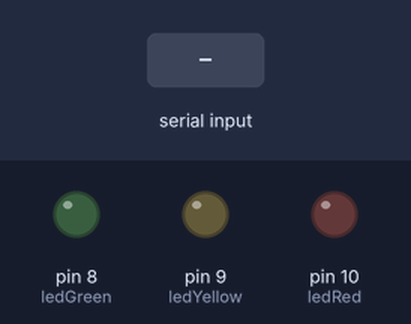
Bench run of a sketch on a simulated Arduino Uno, built with avr-gcc and run on an emulated ATmega328P. Parts: output pins drawn as LEDs (lit = HIGH). Inputs (shaded band) come from the test bench.

Above: at 1.2 s.
1.3 s: "Q" received over Serial
At 2.2 s:
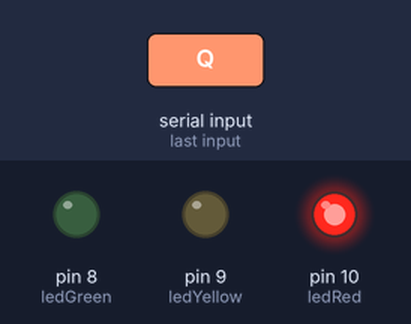
2.8 s: "A" received over Serial
At 3.3 s:
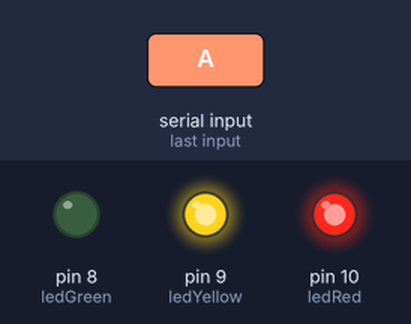
4.3 s: "W" received over Serial
At 5.5 s:
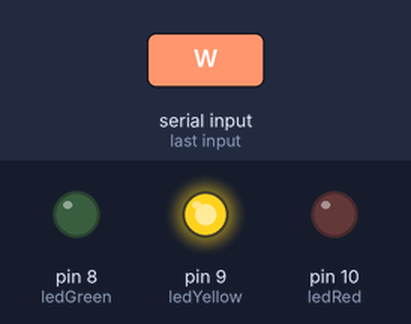
5.8 s: "Z" received over Serial
At 6.8 s:
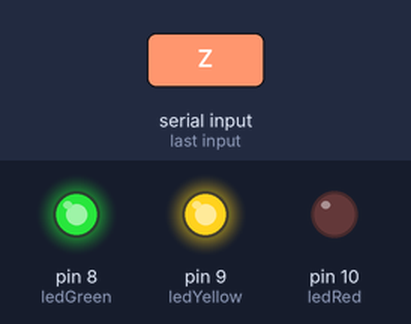
7.3 s: "q" received over Serial
At 7.9 s:
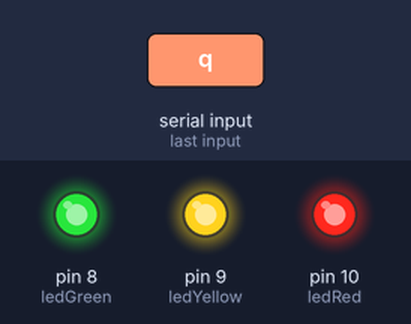
8.8 s: "S" received over Serial
At 9.1 s:
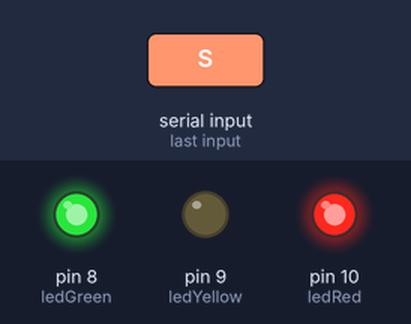
Timing chart, 0 to 11.3 s (numbered marks = the images above; inputs shaded):
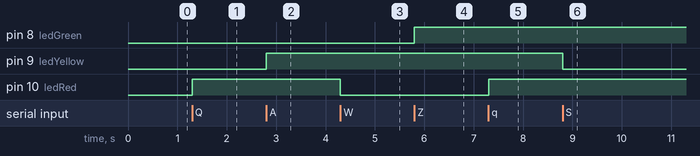

Measured:
- after the input at 1.3 s, pin 10 (ledRed): LOW → HIGH at once
- after the input at 2.8 s, pin 9 (ledYellow): LOW → HIGH at once
- after the input at 4.3 s, pin 10 (ledRed): HIGH → LOW at once
- after the input at 5.8 s, pin 8 (ledGreen): LOW → HIGH at once
- after the input at 7.3 s, pin 10 (ledRed): LOW → HIGH at once
- after the input at 8.8 s, pin 9 (ledYellow): HIGH → LOW at once

The sketch:

aula_06_06_2022_pt11.ino
```cpp
//Controle de led utilizando o teclado do computador

//declaração das portas digitais
int ledRed=10;
int ledYellow=9;
int ledGreen=8;
char read; //Váriavel para armazenar o que foi digitado no teclado
//Váriaveis do tipo char armazenam 1 bit
//char!=string


void setup()
{
  //Declarando as saidas dos pinos
  pinMode(ledRed, OUTPUT);
  pinMode(ledYellow, OUTPUT);
  pinMode(ledGreen, OUTPUT);

  //Comunicação serial
  Serial.begin(9600);
}

void loop()
{
  while(Serial.available()>0){
  read=Serial.read();

    if(read=='Q' || read =='q'){
    	digitalWrite(ledRed, HIGH);
    }else if (read=='W' || read=='w'){
    	digitalWrite(ledRed, LOW);
    }else if(read=='A' || read=='a'){
    	digitalWrite(ledYellow, HIGH);
    }else if(read=='S' || read=='s'){
    	digitalWrite(ledYellow, LOW);
    }else if(read=='Z' || read=='z'){
    	digitalWrite(ledGreen, HIGH);
    }else if(read=='X' || read=='x'){
    	digitalWrite(ledGreen, LOW);
    }

  }
}
```
